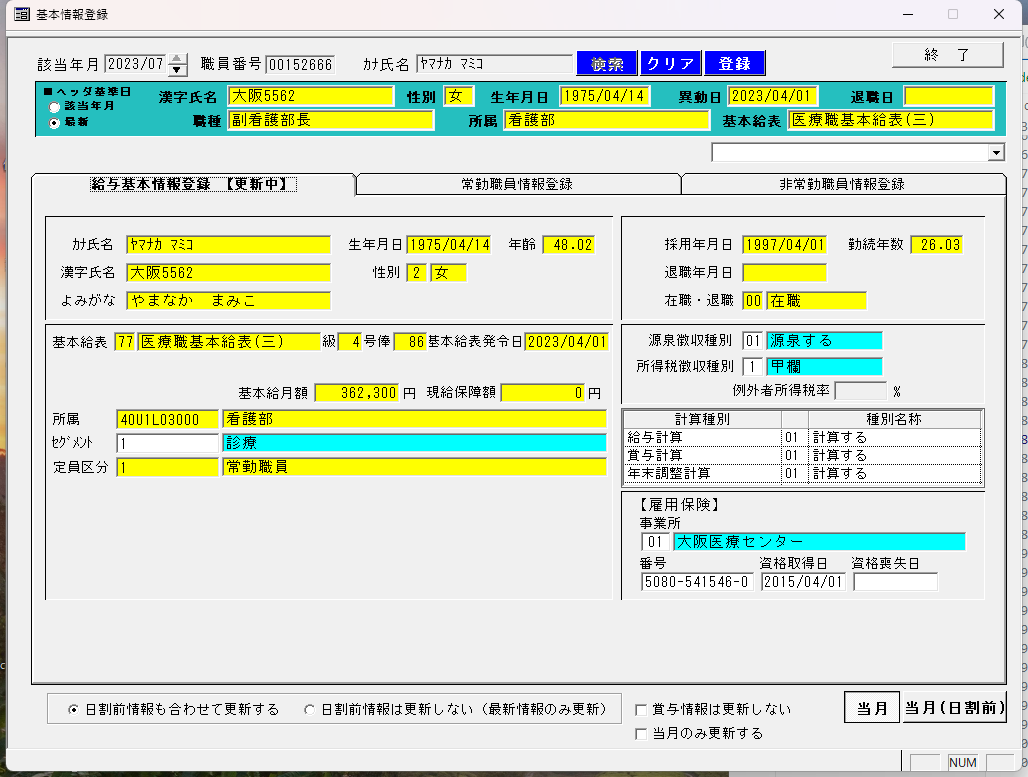
#> input picture tmp/_ocrTrue.png, 1028 x 777 px
$ python compareimg.py tmp/_ocrTrue.png tmp/_ocrTrue.png out.png
#> lines starting #> are read from the running program, lines starting #| are printed output that depends on the picture
import numpy as np
from PIL import Image
import argparse

def compareimg(path1, path2, output_path):
    # 加载图片并转换为灰度
#> called with path1 = 'tmp/_ocrTrue.png', path2 = 'tmp/_ocrTrue.png', output_path = 'out.png'
    img1 = Image.open(path1).convert('L')
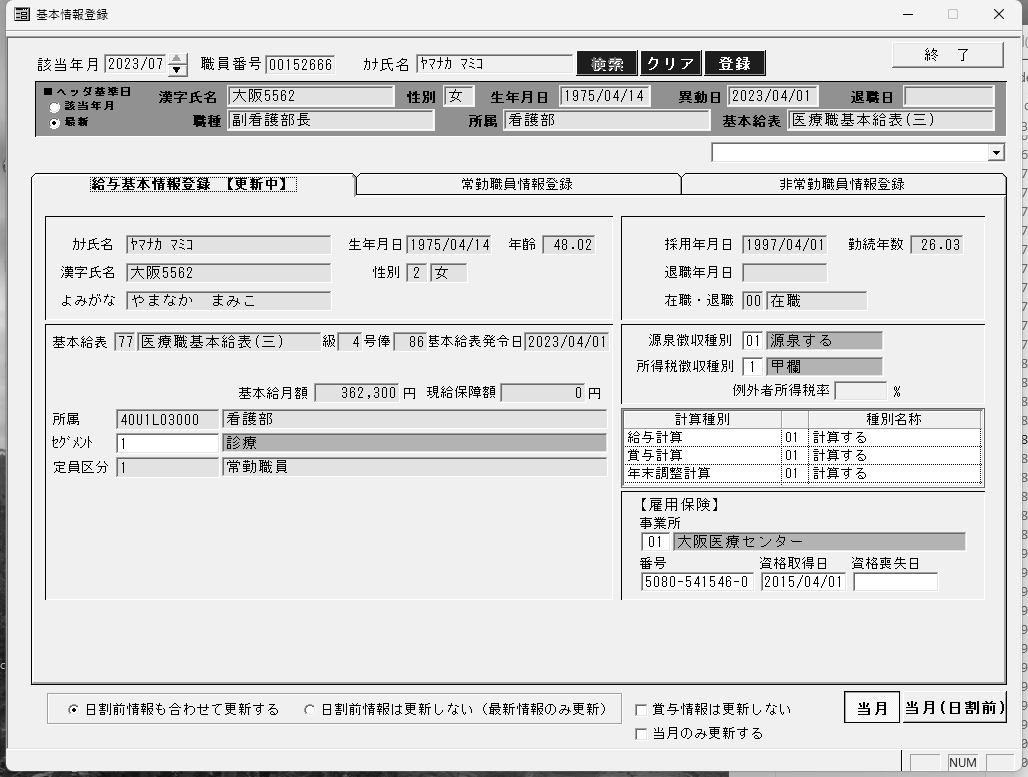
#> img1: PIL image 1028x777 L; min 0, max 255, mean 220.1
    img2 = Image.open(path2).convert('L')

    # 将图片转为Numpy数组
    arr1 = np.array(img1)
    arr2 = np.array(img2)

    # 计算两个数组的差异，并确定哪些像素点是不同的
    difference = np.abs(arr1.astype(int) - arr2.astype(int))
#> difference: shape (777, 1028) int64; every value is 0
    diff = (difference > 0).astype(np.uint8)  # 将差异转化为0或1
#> diff: shape (777, 1028); every value is 0

    # 创建输出图片
    output_image = np.zeros((arr1.shape[0], arr1.shape[1], 3), dtype=np.uint8)

    # 对于灰度部分，使用原图的灰度值
    output_image[:, :, 0] = arr1 * (1 - diff)
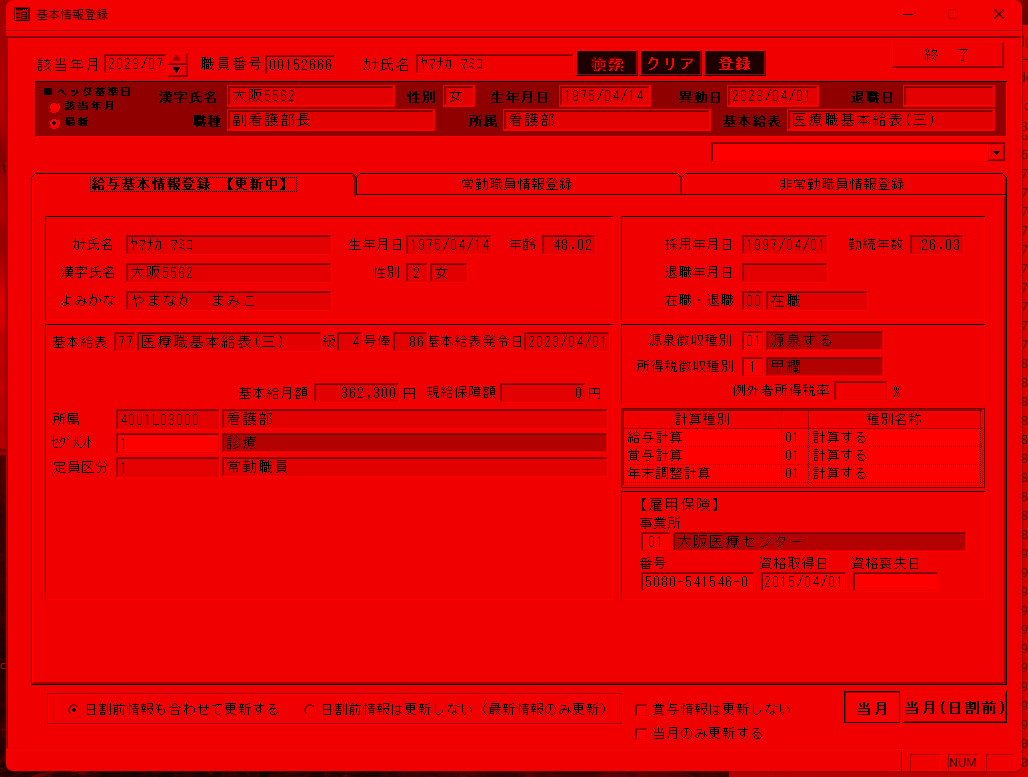
#> output_image: shape (777, 1028, 3); mean of channels 0, 1, 2 220.1, 0, 0; drawn as R, G, B
    output_image[:, :, 1] = arr1 * (1 - diff) + 255 * diff  # 差异处标记为绿色
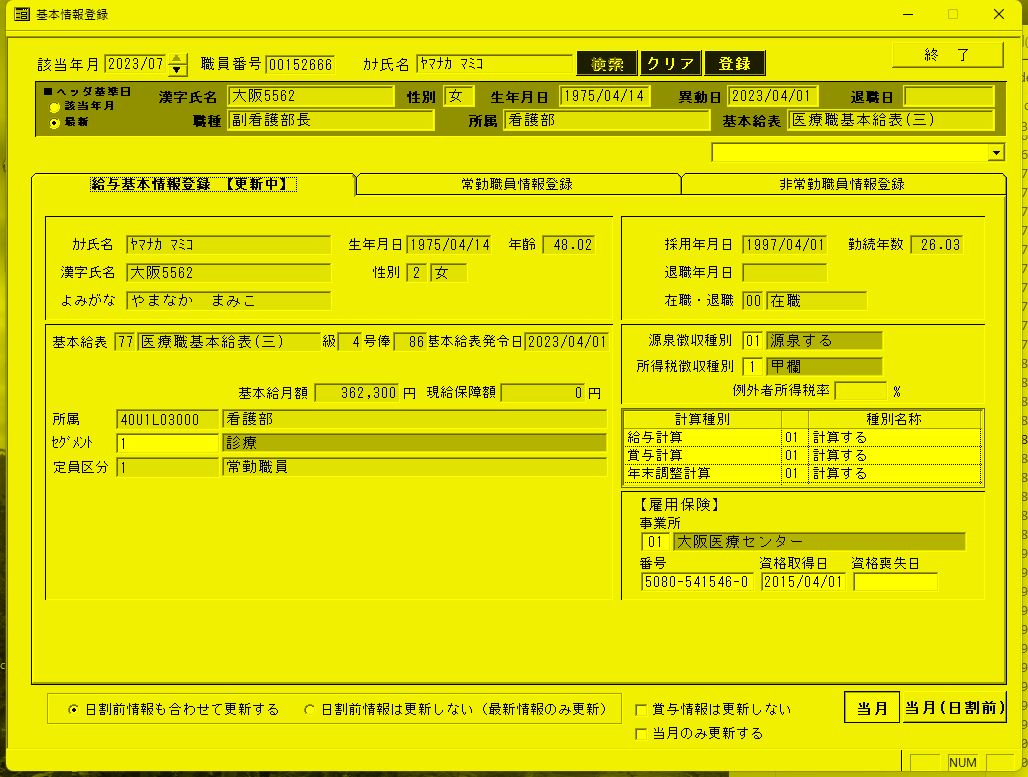
#> output_image: shape (777, 1028, 3); mean of channels 0, 1, 2 220.1, 220.1, 0; drawn as R, G, B
    output_image[:, :, 2] = arr1 * (1 - diff)

    # 将Numpy数组转回图片
    output_img = Image.fromarray(output_image, 'RGB')
    output_img.save(output_path)

def main():
    parser = argparse.ArgumentParser(description="Compare two images and highlight differences.")
    parser.add_argument("path1", type=str, help="Path to the first image")
    parser.add_argument("path2", type=str, help="Path to the second image")
    parser.add_argument("output_path", type=str, help="Path for the output difference image")

    args = parser.parse_args()

    compareimg(args.path1, args.path2, args.output_path)

if __name__ == "__main__":
    main()
